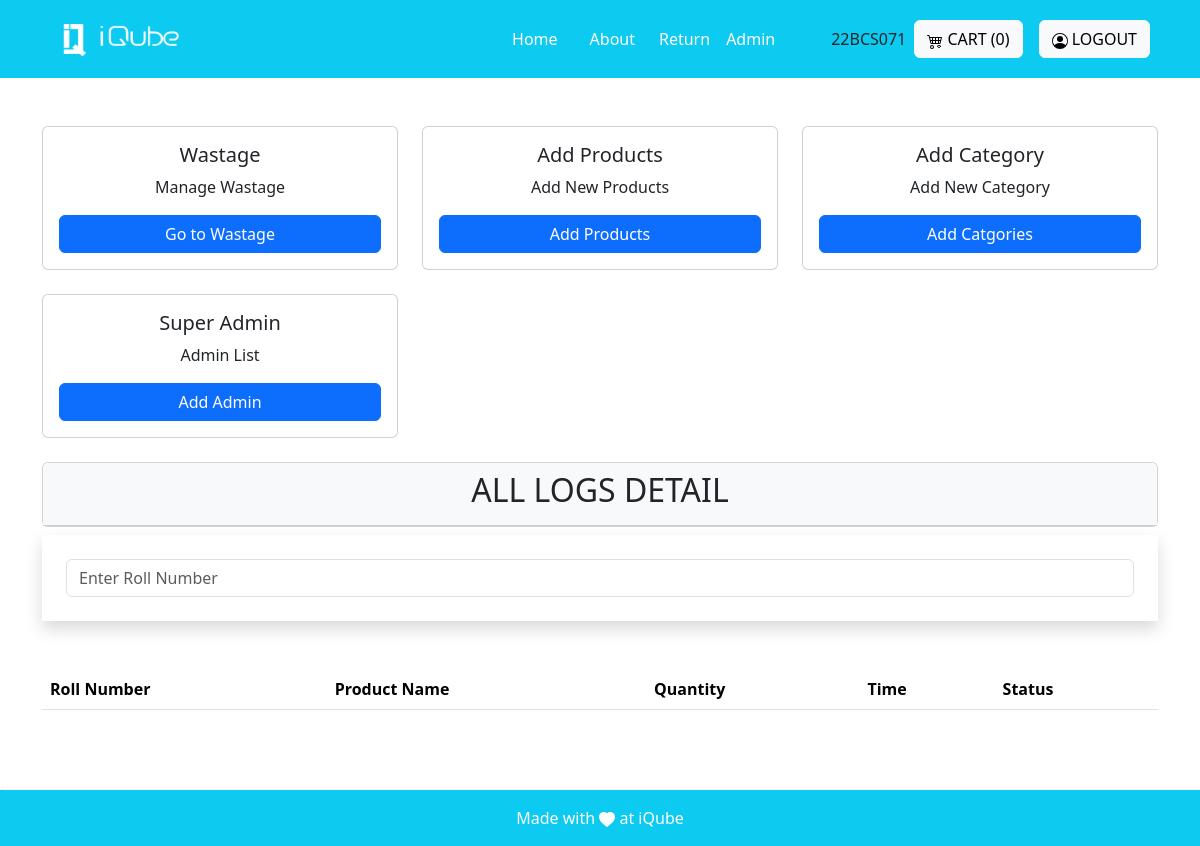
Before: /admin_views/ (signed in) with the older database file.
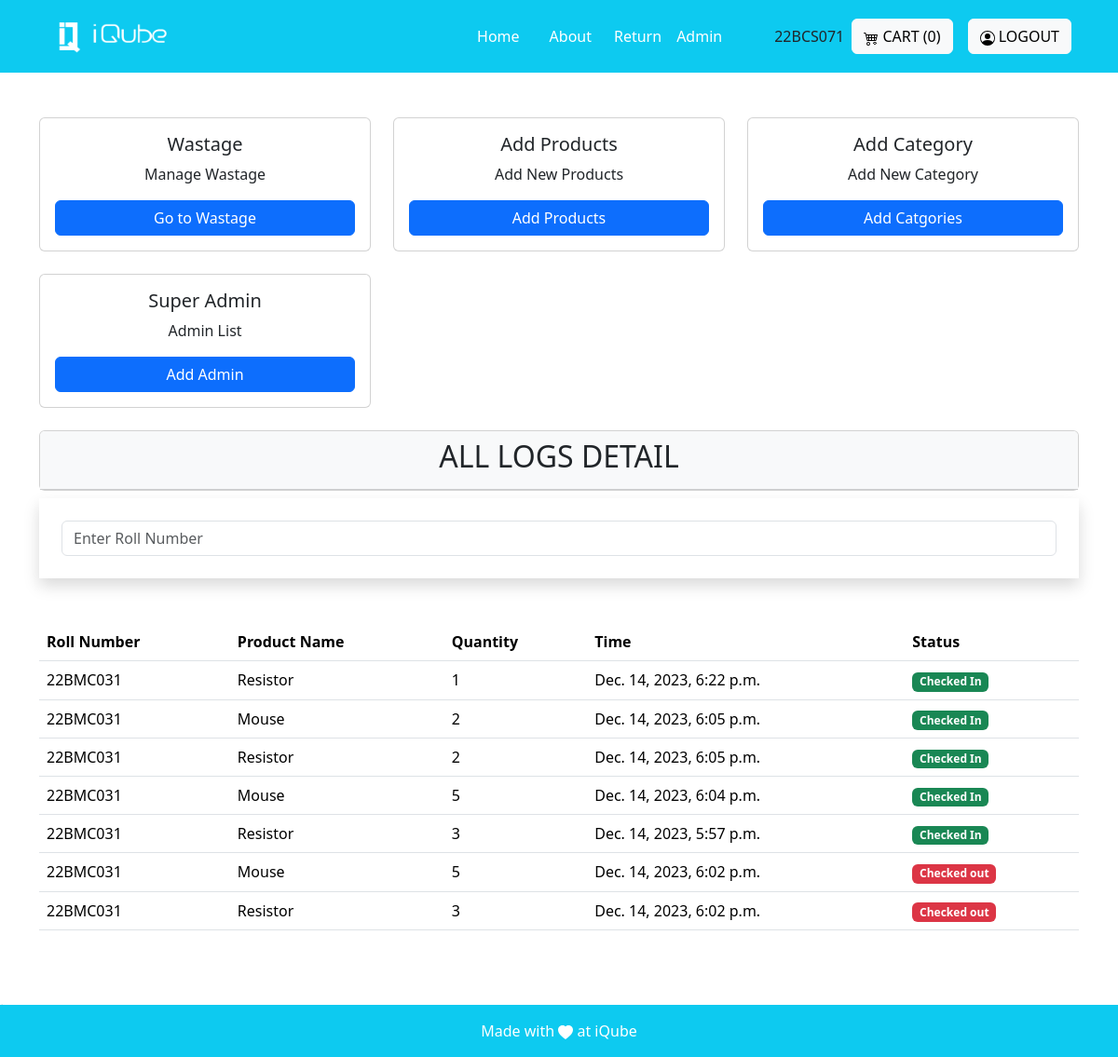
After: the same page with the newer database file.
### invention/models.py (models this page shows, shortened)
class PurchasedItem(models.Model):
    product = models.ForeignKey(Product, on_delete=models.CASCADE)
    quantity = models.PositiveIntegerField(default=0)
    user = models.ForeignKey(User, on_delete=models.CASCADE)
    date_added = models.DateTimeField()
    status = models.CharField(max_length=20, choices=[('checked_in','checked_in'),('checked_out','checked_out')])
    due_date = models.DateTimeField()
    email_sent = models.BooleanField(default=False)

class Product(models.Model):
    name=models.CharField(max_length=255)
    decription=models.CharField(max_length=100)
    actual_count=models.PositiveIntegerField()
    available_count=models.PositiveIntegerField()
    dummy_count = models.PositiveIntegerField()
    category= models.ForeignKey('Category', on_delete=models.CASCADE)
    created_at = models.DateTimeField(auto_now=True)
    image = models.ImageField(upload_to='images')

class CheckedOutLog(models.Model):
    user = models.ForeignKey(User, on_delete=models.CASCADE)
    product = models.ForeignKey('Product', on_delete=models.CASCADE)
    quantity = models.PositiveIntegerField(default=0)
    created_at = models.DateTimeField(default=datetime.datetime.now())
    status = models.CharField(max_length=20, choices=[('checked_in','checked_in'),('checked_out','checked_out')])

### invention/decorators.py (the view)
        def wrapper_func(request, *args, **kwargs):
            group = None
            mail=AdminMail.objects.all()
            p=0
            for i in mail:
                if request.user.email==i.mail:
                    p=10
            if request.user.groups.exists():
                group = request.user.groups.all()[0].name
            if (group in allowed_roles) or (p==10):
              return view_func(request, *args, **kwargs)
            else:
                return render(request, 'core/no_permission.html')

### invention/views.py (called while the page is built)
@login_required(login_url='login')
@allowed_user(allowed_roles=['admin', 'superadmin'])
def admin_view(request):
    log = Log.objects.all()
    purchased_items = PurchasedItem.objects.all()
    checked_out = CheckedOutLog.objects.all()
    cart_items = []
    for product_id, quantity in temporary_cart.items():
            product = Product.objects.get(pk=product_id)
            cart_items.append({'product': product, 'quantity': quantity})
    cart = len(cart_items)
    return render(request, 'adminview/admin.html', {'log':log, 'checked_out':checked_out, 'purchased_items': purchased_items,'cart':cart,})

### invention/templates/adminview/admin.html (shortened to what this page needs)
{% extends 'base.html' %}
{% block base %}
<div class="container mt-5">
    <div class="row row-cols-1 row-cols-md-3 g-4">
        <div class="col">
            <div class="card">
                <div class="card-body">
                    <h5 class="card-title text-center">Wastage</h5>
                    <p class="card-text text-center">Manage Wastage</p>
                    <a href="{% url 'wastage_render' %}" class="btn btn-primary d-block mx-auto">Go to Wastage</a>
                </div>
            </div>
        </div>
        <div class="col">
            <div class="card">
                <div class="card-body">
                    <h5 class="card-title text-center">Add Products</h5>
                    <p class="card-text text-center">Add New Products</p>
                    <a href="{% url 'Add_product' %}" class="btn btn-primary d-block mx-auto">Add Products</a>
                </div>
            </div>
        </div>
        <div class="col">
            <div class="card">
                <div class="card-body">
                    <h5 class="card-title text-center">Add Category</h5>
                    <p class="card-text text-center">Add New Category</p>
                    <a href="{% url 'Add_category' %}" class="btn btn-primary d-block mx-auto">Add Catgories</a>
                </div>
            </div>
        </div>
        {% for group in request.user.groups.all %}
            {% if group.name == 'superadmin' %}
            <div class="col">
                <div class="card">
                    <div class="card-body">
                        <h5 class="card-title text-center">Super Admin</h5>
                        <p class="card-text text-center">Admin List</p>
                        <a href="{% url 'users_list' %}" class="btn btn-primary d-block mx-auto">Add Admin</a>
                    </div>
                </div>
            </div>
            {% endif %}
        {% endfor %}
    </div>
    <div class="card mt-4">
        <div class="card-header bg-light">
            <div class="col">
            <h2 class="card-title text-center">ALL LOGS DETAIL</h2>
            </div>
        </div>
    </div>
        <div class="container p-4 shadow mb-5 mt-2" id="search">
            <input type="text" id="rollNumberInput" class="form-control" placeholder="Enter Roll Number">
          </div>
        <div class="card-body">
            <div class="table-responsive">
                <table class="table table-hover">
                    <thead>
                        <tr>
                            <th>Roll Number</th>
                            <th>Product Name</th>
                            <th>Quantity</th>
                            <th>Time</th>
                            <th>Status</th>
                        </tr>
                    </thead>
                    <tbody>
                        {% for take in purchased_items reversed %}
                        <tr>
                            <td>{{take.user}}</td>
                            <td>{{take.product.name}}</td>
                            <td>{{take.quantity}}</td>
                            <td>{{take.date_added}}</td>
                            <td>
                                {% if take.status == 'checked_out' %}
                                <span class="badge bg-danger">Checked out</span>
                                {% else %}
                                <span class="badge bg-success">Checked In</span>
                                {% endif %}
                            </td>
                        </tr>
                        {% endfor %}
                    </tbody>
                    <tbody>
                        {% for take in checked_out %}
                        <tr>
                            <td>{{take.user}}</td>
                            <td>{{take.product.name}}</td>
                            <td>{{take.quantity}}</td>
                            <td>{{take.created_at}}</td>
                            <td>
                                {% if take.status == 'checked_out' %}
                                <span class="badge bg-danger">Checked out</span>
                                {% else %}
                                <span class="badge bg-success">Checked In</span>
                                {% endif %}
                            </td>
                        </tr>
                        {% endfor %}
                    </tbody>
                </table>
            </div>
        </div>
    </div>
</div>
<div class="mb-5 mt-5">
    .
</div>
{% endblock %}

### invention/templates/base.html (shortened to what this page needs)
{% load static %}
<!DOCTYPE html>
<html lang="en">
<head>
    <link href="https://cdn.jsdelivr.net/npm/bootstrap@5.3.2/dist/css/bootstrap.min.css" rel="stylesheet"
>
</head>
<body>
    <nav class="sticky-top navbar navbar-expand-lg navbar-dark bg-info p-3">
    <div class="container">
            <a class="navbar-brand" href="#">
                <img src="{% static 'images/logo-white.png' %}" alt="Logo" height="36" width="150">
            </a>
            <div class="collapse navbar-collapse justify-content-end" id="navbarNav">
                <ul class="navbar-nav mx-5">
                    <li class="nav-item mx-2">
                        <a class="nav-link active" href="{% url 'Home'%}">Home</a>
                    </li>
                    <li class="nav-item mx-2">
                        <a class="nav-link active" href="{% url 'About' %}">About</a>
                    </li>
                    <li>
                        <a href="/return_form" class="nav-link active">Return</a>
                    </li>
                    {% for group in request.user.groups.all %}
                        {% if group.name == 'admin' or group.name == 'superadmin' %}
                    <li>
                        <a class="nav-link active" href="{% url 'admin_views' %}">Admin</a>
                    </li>
                        {% endif %}
                    {% endfor %}
                </ul>
            </div>
            {{request.user.username}}
            <div class="mt-3 mt-lg-0 mx-2">
                <a class="btn btn-light" href="{% url 'view_cart' %}">
                    CART ({{cart}})
                </a>
            </div>
            {% if not user.is_authenticated %}
            <div class="mt-3 mt-lg-0 mx-2">
                <a class="btn btn-light" href="{% url "social:begin" 'azuread-tenant-oauth2' %}">
                    <svg xmlns="http://www.w3.org/2000/svg" width="16" height="16" fill="currentColor" class="bi bi-person-circle" viewBox="0 0 16 16">
                    <path d="M11 6a3 3 0 1 1-6 0 3 3 0 0 1 6 0"/>
                        <path fill-rule="evenodd" d="M0 8a8 8 0 1 1 16 0A8 8 0 0 1 0 8m8-7a7 7 0 0 0-5.468 11.37C3.242 11.226 4.805 10 8 10s4.757 1.225 5.468 2.37A7 7 0 0 0 8 1"/>
                    </svg>
                    LOGIN
                </a>
            </div>
            {% else %}
            <div class="mt-3 mt-lg-0 mx-2">
                <a class="btn btn-light" href="{% url 'logout' %}">
                    LOGOUT
                </a>
            </div>
            {% endif %}
        </div>
    </nav>
    <main>
        <div>
            {% block base %}{% endblock %}
    </main>
    <footer class="bg-light text-center text-lg-start fixed-bottom">
        <div class="text-center p-2 bg-info p-3" style=" color: white;">
            <div>Made with
                <svg xmlns="http://www.w3.org/2000/svg" width="16" height="16" fill="currentColor"
                    class="bi bi-heart-fill" viewBox="0 0 16 16">
                    <path fill-rule="evenodd"
                        d="M8 1.314C12.438-3.248 23.534 4.735 8 15-7.534 4.736 3.562-3.248 8 1.314z" />
                </svg>
               at iQube
            </div>
        </div>
    </footer>
</body>
</html>
{% load sweetify %}

### invention/templates/base.html (style rules this page uses)
html { scroll-behavior:smooth; }

Changed rows visible on the page:
added PurchasedItem: user "22BMC031", product.name "Resistor", quantity "1", date_added "Dec. 14, 2023, 6:22 p.m.", status "Checked In"
added PurchasedItem: user "22BMC031", product.name "Mouse", quantity "2", date_added "Dec. 14, 2023, 6:05 p.m.", status "Checked In"
added PurchasedItem: user "22BMC031", product.name "Resistor", quantity "2", date_added "Dec. 14, 2023, 6:05 p.m.", status "Checked In"
added PurchasedItem: user "22BMC031", product.name "Mouse", quantity "5", date_added "Dec. 14, 2023, 6:04 p.m.", status "Checked In"
added PurchasedItem: user "22BMC031", product.name "Resistor", quantity "3", date_added "Dec. 14, 2023, 5:57 p.m.", status "Checked In"
added CheckedOutLog: user "22BMC031", product.name "Mouse", quantity "5", created_at "Dec. 14, 2023, 6:02 p.m.", status "Checked out"
added CheckedOutLog: user "22BMC031", product.name "Resistor", quantity "3", created_at "Dec. 14, 2023, 6:02 p.m.", status "Checked out"
